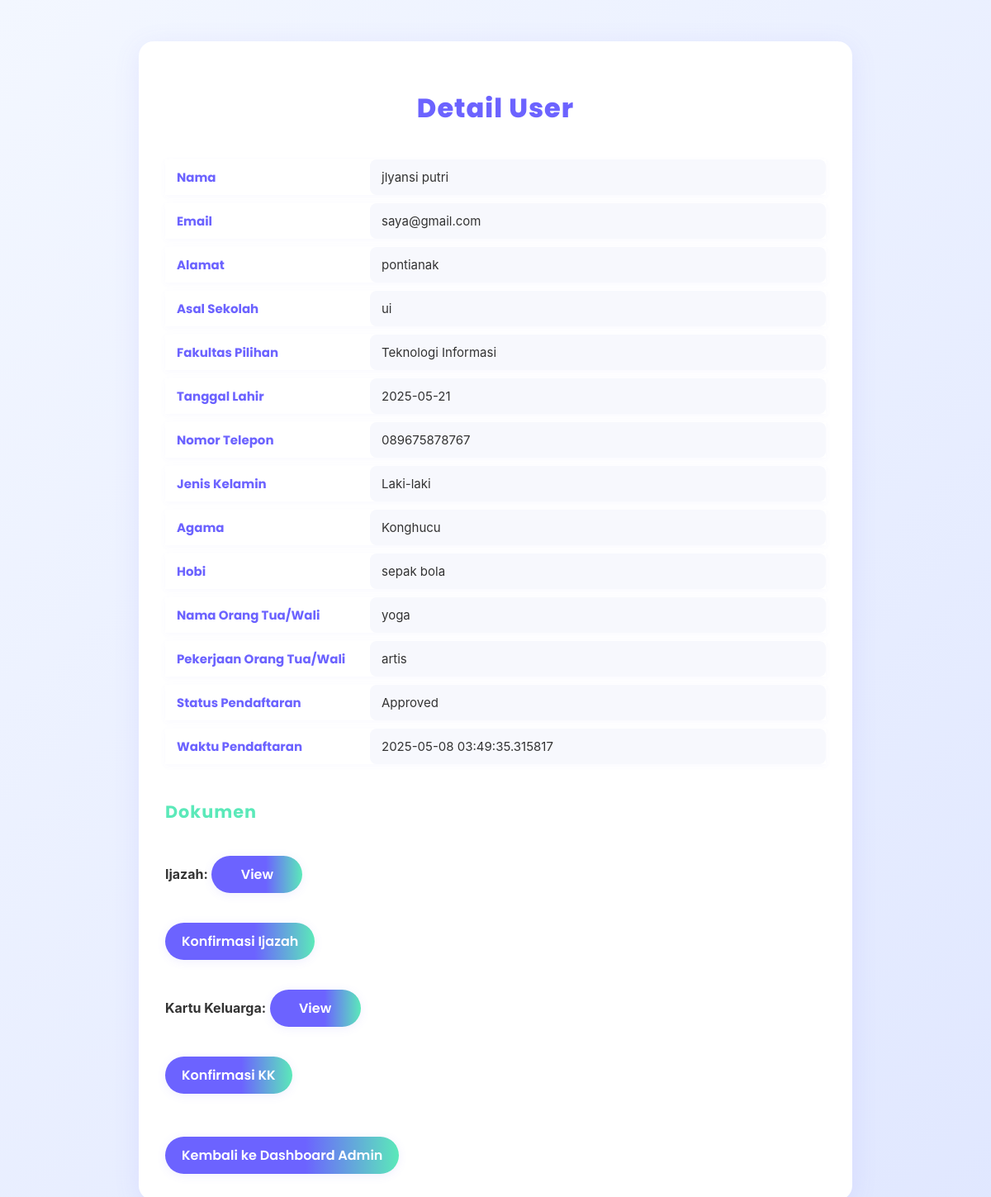
The app's page /user_detail/2 with its own data.
### models.py (models this page shows)
class User(db.Model):
    id = db.Column(db.Integer, primary_key=True)
    name = db.Column(db.String(100), nullable=False)
    email = db.Column(db.String(100), unique=True, nullable=False)
    password = db.Column(db.String(100), nullable=False)
    address = db.Column(db.String(200))
    school = db.Column(db.String(100))
    birth_date = db.Column(db.Date)
    phone = db.Column(db.String(15))
    gender = db.Column(db.String(10))
    hobby = db.Column(db.String(100))
    parent_name = db.Column(db.String(100))
    parent_job = db.Column(db.String(100))
    ijazah = db.Column(db.String(200))  # Link ke file ijazah
    kk = db.Column(db.String(200))  # Link ke file kartu keluarga
    ijazah_confirmed = db.Column(db.Boolean, default=False)  # Status konfirmasi ijazah
    kk_confirmed = db.Column(db.Boolean, default=False)  # Status konfirmasi KK
    status = db.Column(db.String(20), default='Pending')  # Pending, Approved, Rejected
    created_at = db.Column(db.DateTime, default=datetime.utcnow)  # Waktu pendaftaran
    payment_status = db.Column(db.String(20), default='Pending')  # Pending, Approved, Rejected
    payment_proof = db.Column(db.String(200))  # Path ke file bukti pembayaran
    is_action_taken = db.Column(db.Boolean, default=False)  # True jika admin sudah mengambil tindakan
    is_payment_action_taken = db.Column(db.Boolean, default=False)  # True jika admin sudah mengambil tindakan pada pembayaran
    faculty = db.Column(db.String(100))  # Fakultas pilihan user
    religion = db.Column(db.String(30))  # Tambahkan ini

### app.py (the view)
@app.route('/user_detail/<int:user_id>')
def user_detail(user_id):
    user = User.query.get(user_id)
    if not user:
        flash('User tidak ditemukan.')
        return redirect(url_for('dashboard_admin'))
    return render_template('user_detail.html', user=user)

### templates/user_detail.html (shortened to what this page needs)
<!DOCTYPE html>
<html>
<head>
    <link rel="stylesheet" type="text/css" href="{{ url_for('static', filename='css/detail.css') }}">
</head>
<body>
    <div class="container">
        <h1>Detail User</h1>
        <table class="user-detail-table">
            <tr>
                <th>Nama</th>
                <td>{{ user.name }}</td>
            </tr>
            <tr>
                <th>Email</th>
                <td>{{ user.email }}</td>
            </tr>
            <tr>
                <th>Alamat</th>
                <td>{{ user.address or 'Belum diisi' }}</td>
            </tr>
            <tr>
                <th>Asal Sekolah</th>
                <td>{{ user.school or 'Belum diisi' }}</td>
            </tr>
            <tr>
                <th>Fakultas Pilihan</th>
                <td>{{ user.faculty or 'Belum dipilih' }}</td>
            </tr>
            <tr>
                <th>Tanggal Lahir</th>
                <td>{{ user.birth_date or 'Belum diisi' }}</td>
            </tr>
            <tr>
                <th>Nomor Telepon</th>
                <td>{{ user.phone or 'Belum diisi' }}</td>
            </tr>
            <tr>
                <th>Jenis Kelamin</th>
                <td>{{ user.gender or 'Belum diisi' }}</td>
            </tr>
            <tr>
                <th>Agama</th>
                <td>{{ user.religion or 'Belum diisi' }}</td>
            </tr>
            <tr>
                <th>Hobi</th>
                <td>{{ user.hobby or 'Belum diisi' }}</td>
            </tr>
            <tr>
                <th>Nama Orang Tua/Wali</th>
                <td>{{ user.parent_name or 'Belum diisi' }}</td>
            </tr>
            <tr>
                <th>Pekerjaan Orang Tua/Wali</th>
                <td>{{ user.parent_job or 'Belum diisi' }}</td>
            </tr>
            <tr>
                <th>Status Pendaftaran</th>
                <td>{{ user.status }}</td>
            </tr>
            <tr>
                <th>Waktu Pendaftaran</th>
                <td>{{ user.created_at }}</td>
            </tr>
        </table>
        <div class="document-section">
            <div class="section-title">Dokumen</div>
            <p><strong>Ijazah:</strong>
                {% if user.ijazah %}
                    <button onclick="viewDocument(['{{ url_for('static', filename=user.ijazah) }}'])" class="btn btn-blue">View</button>
                    {% if not user.ijazah_confirmed %}
                        <form method="POST" action="{{ url_for('confirm_documents', user_id=user.id) }}" style="display: inline;">
                            <button type="submit" name="document" value="ijazah" class="btn btn-green">Konfirmasi Ijazah</button>
                        </form>
                    {% else %}
                        <span class="status complete">✔ Sudah dikonfirmasi</span>
                    {% endif %}
                {% else %}
                    Belum diunggah
                {% endif %}
            </p>
            <p><strong>Kartu Keluarga:</strong>
                {% if user.kk %}
                    <button onclick="viewDocument(['{{ url_for('static', filename=user.kk) }}'])" class="btn btn-blue">View</button>
                    {% if not user.kk_confirmed %}
                        <form method="POST" action="{{ url_for('confirm_documents', user_id=user.id) }}" style="display: inline;">
                            <button type="submit" name="document" value="kk" class="btn btn-green">Konfirmasi KK</button>
                        </form>
                    {% else %}
                        <span class="status complete">✔ Sudah dikonfirmasi</span>
                    {% endif %}
                {% else %}
                    Belum diunggah
                {% endif %}
            </p>
        </div>
        <a href="{{ url_for('dashboard_admin') }}" class="btn btn-blue">Kembali ke Dashboard Admin</a>
    </div>
</body>
</html>

### static/css/detail.css (style rules this page uses)
body { margin: 0; font-family: 'Inter', sans-serif; background: linear-gradient(135deg, #f3f7ff 0%, #e0e7ff 100%); color: #333; }
.container { max-width: 800px; margin: 50px auto; background: #fff; padding: 36px 32px 32px 32px; border-radius: 18px; box-shadow: 0 6px 32px rgba(108,99,255,0.10); }
.container h1 { font-size: 2rem; color: #6c63ff; margin-bottom: 28px; text-align: center; font-family: 'Poppins', 'Inter', Arial, sans-serif; font-weight: 800; letter-spacing: 1px; }
.section-title { font-size: 1.3rem; color: #5be9b9; margin: 32px 0 18px 0; font-family: 'Poppins', 'Inter', Arial, sans-serif; font-weight: 700; letter-spacing: 1px; }
.user-detail-table { width: 100%; border-collapse: separate; border-spacing: 0 10px; margin-bottom: 32px; }
.user-detail-table th, .user-detail-table td { padding: 10px 14px; font-size: 15px; }
.user-detail-table th { text-align: left; color: #6c63ff; font-weight: 700; width: 220px; font-family: 'Poppins', 'Inter', Arial, sans-serif; background: none; }
.user-detail-table td { background: #f7f8fd; border-radius: 8px; color: #333; font-family: 'Inter', Arial, sans-serif; }
.user-detail-table tr { box-shadow: 0 2px 8px #6c63ff0a; }
.btn { display: inline-block; padding: 10px 20px; background: linear-gradient(90deg, #6c63ff 60%, #5be9b9 100%); color: #fff; text-decoration: none; border-radius: 30px; font-size: 16px; margin-top: 20px; margin-right: 8px; transition: background 0.2s, color 0.2s, box-shadow 0.2s; font-family: 'Poppins', 'Inter', Arial, sans-serif; font-weight: 600; box-shadow: 0 2px 12px rgba(108,99,255,0.10); border: none; cursor: pointer; min-width: 110px; }

### templates/user_detail.html (style rules this page uses)
.user-detail-table { width: 100%; border-collapse: separate; border-spacing: 0 10px; margin-bottom: 32px; }
.user-detail-table th, .user-detail-table td { padding: 10px 14px; font-size: 15px; }
.user-detail-table th { text-align: left; color: #6c63ff; font-weight: 700; width: 220px; font-family: 'Poppins', 'Inter', Arial, sans-serif; background: none; }
.user-detail-table td { background: #f7f8fd; border-radius: 8px; color: #333; font-family: 'Inter', Arial, sans-serif; }
.user-detail-table tr { box-shadow: 0 2px 8px #6c63ff0a; }
.section-title { font-size: 1.3rem; color: #5be9b9; margin: 32px 0 18px 0; font-family: 'Poppins', 'Inter', Arial, sans-serif; font-weight: 700; letter-spacing: 1px; }
.document-section { margin-bottom: 32px; }
.btn { min-width: 110px; }

### records on screen
User: name "jlyansi putri", email "saya@gmail.com", address "pontianak", school "ui", faculty "Teknologi Informasi", birth_date "2025-05-21", phone "089675878767", gender "Laki-laki", religion "Konghucu", hobby "sepak bola", parent_name "yoga", parent_job "artis", status "Approved", created_at "2025-05-08 03:49:35.315817"
